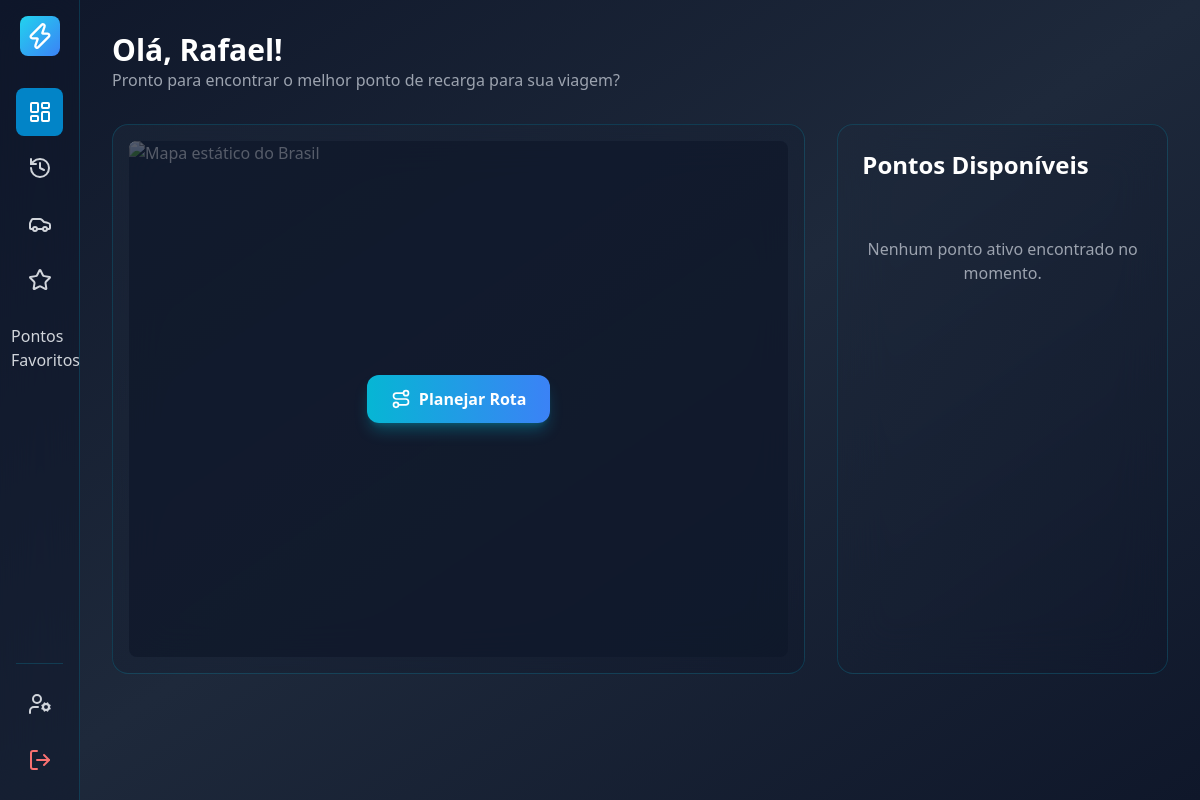
The page /codigoPWEB/pages/PHP/dashUSER.php (signed in) on the database as committed earlier.
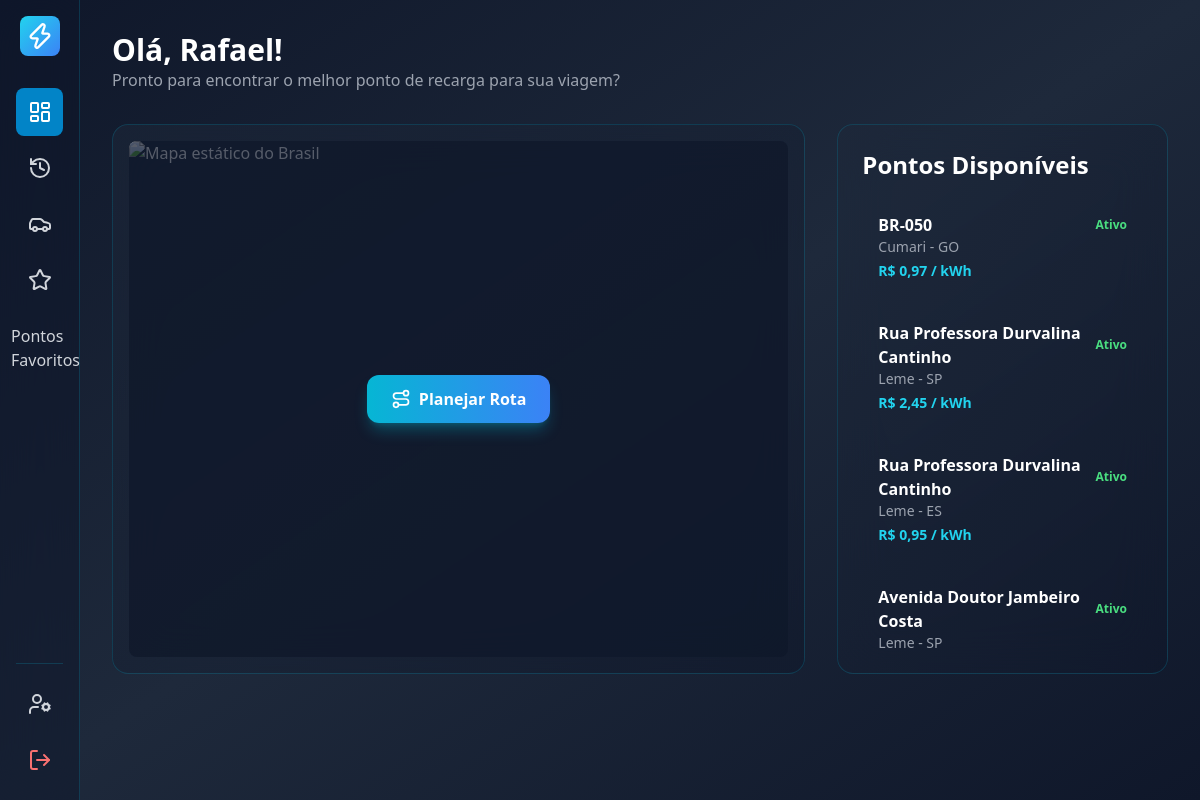
The same page on the database as committed later.
### tables this page shows
CREATE TABLE `ponto_carregamento` (
  `ID_PONTO` int(11) NOT NULL,
  `CEP` varchar(9) DEFAULT NULL,
  `NUMERO` varchar(10) DEFAULT NULL,
  `COMPLEMENTO` varchar(100) DEFAULT NULL,
  `LOCALIZACAO` int(11) NOT NULL,
  `VALOR_KWH` decimal(18,6) NOT NULL,
  `FK_STATUS_PONTO` int(11) NOT NULL,
  `FK_ID_USUARIO_CADASTRO` int(11) NOT NULL,
  `LATITUDE` decimal(10,8) DEFAULT NULL COMMENT 'Latitude do ponto de carregamento (-90 a 90)',
  `LONGITUDE` decimal(11,8) DEFAULT NULL COMMENT 'Longitude do ponto de carregamento (-180 a 180)'
);

CREATE TABLE `cep` (
  `ID_CEP` int(11) NOT NULL,
  `CEP` varchar(9) DEFAULT NULL,
  `LOGRADOURO` varchar(255) NOT NULL,
  `FK_BAIRRO` int(11) NOT NULL
);

CREATE TABLE `cidade` (
  `ID_CIDADE` int(11) NOT NULL,
  `NOME` varchar(50) NOT NULL,
  `FK_ESTADO` int(11) NOT NULL
);

CREATE TABLE `estado` (
  `ID_ESTADO` int(11) NOT NULL,
  `UF` char(2) NOT NULL
);

### codigoPWEB/pages/PHP/dashUSER.php (the view, shortened to what the changed rows need)
<?php
$host = '127.0.0.1';
$dbname = 'heliomax';
$username = 'root';
$password = '';
try {
    $pdo = new PDO("mysql:host=$host;dbname=$dbname;charset=utf8mb4", $username, $password);
    $pdo->setAttribute(PDO::ATTR_ERRMODE, PDO::ERRMODE_EXCEPTION);
} catch (PDOException $e) {
    die("Erro na conexão: " . $e->getMessage());
}
$stmt_pontos = $pdo->prepare("
    SELECT pc.*, sp.DESCRICAO as status_desc, c.LOGRADOURO, b.NOME as bairro, ci.NOME as cidade, e.UF
    FROM ponto_carregamento pc
    JOIN status_ponto sp ON pc.FK_STATUS_PONTO = sp.ID_STATUS_PONTO
    JOIN cep c ON pc.LOCALIZACAO = c.ID_CEP
    JOIN bairro b ON c.FK_BAIRRO = b.ID_BAIRRO
    JOIN cidade ci ON b.FK_CIDADE = ci.ID_CIDADE
    JOIN estado e ON ci.FK_ESTADO = e.ID_ESTADO
    WHERE sp.DESCRICAO = 'Ativo'
    ORDER BY ci.NOME, b.NOME
");
$stmt_pontos->execute();
$pontos_disponiveis = $stmt_pontos->fetchAll(PDO::FETCH_ASSOC);
?>
<!DOCTYPE html>
<html lang="pt-BR">
<head>
    <script src="https://cdn.tailwindcss.com"></script>
    <link rel="stylesheet" href="https://cdnjs.cloudflare.com/ajax/libs/font-awesome/6.0.0/css/all.min.css">
</head>
<body class="min-h-screen bg-gradient-to-br from-slate-900 via-slate-800 to-slate-900 text-white flex">
    <main class="flex-1 p-4 sm:p-6 lg:p-8 overflow-y-auto">
        <header class="flex justify-between items-center mb-6 lg:mb-8 flex-wrap gap-4">
            <div class="flex-1 min-w-0">
                <h1 class="text-2xl sm:text-3xl font-bold text-white">Olá,
                    <?php echo htmlspecialchars(explode(' ', $_SESSION['usuario_nome'])[0]); ?>!
                </h1>
            </div>
        </header>
        <div class="grid grid-cols-1 lg:grid-cols-3 gap-6 lg:gap-8">
            <div class="flex flex-col bg-gradient-to-br from-slate-800/50 to-slate-900/50 backdrop-blur-xl rounded-2xl border border-cyan-500/20 p-4 sm:p-6"
                style="min-height: 400px; max-height: calc(100vh - 250px);">
                <h2 class="text-xl sm:text-2xl font-bold mb-4">Pontos Disponíveis</h2>
                <div class="overflow-y-auto flex-1">
                    <?php if (empty($pontos_disponiveis)): ?>
                        <p class="text-gray-400 text-center py-10 text-sm sm:text-base">Nenhum ponto ativo encontrado no
                            momento.</p>
                    <?php else: ?>
                        <?php foreach ($pontos_disponiveis as $ponto): ?>
                            <div class="p-3 sm:p-4 rounded-lg hover:bg-slate-700/50 transition-colors mb-2">
                                <div class="flex justify-between items-center">
                                    <p class="font-semibold text-sm sm:text-base">
                                        <?php echo htmlspecialchars($ponto['LOGRADOURO']); ?>
                                    </p>
                                    <span class="text-xs font-bold text-green-400">Ativo</span>
                                </div>
                                <p class="text-xs sm:text-sm text-gray-400"><?php echo htmlspecialchars($ponto['cidade']); ?> -
                                    <?php echo htmlspecialchars($ponto['UF']); ?>
                                </p>
                                <p class="text-xs sm:text-sm font-semibold text-cyan-400 mt-1">R$
                                    <?php echo number_format($ponto['VALOR_KWH'], 2, ',', '.'); ?> / kWh
                                </p>
                            </div>
                        <?php endforeach; ?>
                    <?php endif; ?>
                </div>
            </div>
        </div>
    </main>
</body>
</html>

Rows that differ between the two databases and show on the page:
added ponto_carregamento: LOCALIZACAO.LOGRADOURO "BR-050", cidade.NOME "Cumari", estado.UF "GO", VALOR_KWH "0,97"
added ponto_carregamento: LOCALIZACAO.LOGRADOURO "Rua Professora Durvalina Cantinho", cidade.NOME "Leme", estado.UF "SP", VALOR_KWH "2,45"
added ponto_carregamento: LOCALIZACAO.LOGRADOURO "Rua Professora Durvalina Cantinho", cidade.NOME "Leme", estado.UF "ES", VALOR_KWH "0,95"
added ponto_carregamento: LOCALIZACAO.LOGRADOURO "Avenida Doutor Jambeiro Costa", cidade.NOME "Leme", estado.UF "SP"
Other text that changed with them:
text no longer shown: "Nenhum ponto ativo encontrado no momento."
